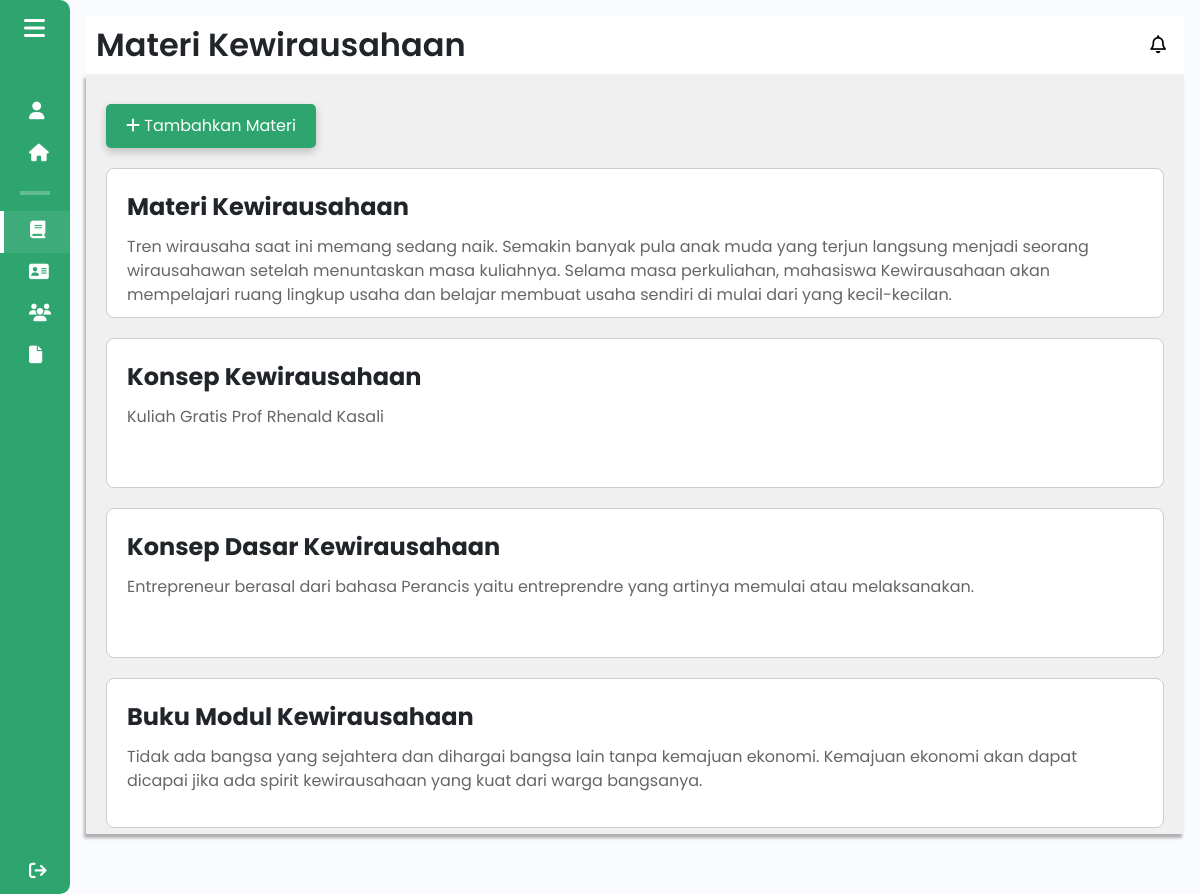
Screenshot of /components/pages/admin/materikewirausahaan_admin.php (signed in) with the database file from the repository.
### tables this page shows
CREATE TABLE `materi_kewirausahaan` (
  `id` int(11) NOT NULL,
  `judul` varchar(30) NOT NULL,
  `file_path` varchar(300) NOT NULL,
  `deskripsi` varchar(1000) NOT NULL
);

### components/pages/admin/materikewirausahaan_admin.php (the view, shortened to what this page needs)
<!DOCTYPE html>
<html lang="en">
<head>
    <link href="https://cdn.lineicons.com/4.0/lineicons.css" rel="stylesheet">
    <link href="https://cdn.jsdelivr.net/npm/bootstrap@5.3.0-alpha3/dist/css/bootstrap.min.css" rel="stylesheet">
    <link rel="stylesheet" href="/Aplikasi-Kewirausahaan/assets/css/admin/materikewirausahaan_admin.css">
</head>
<body>
    <div class="wrapper">
        <?php
        $activePage = 'materikewirausahaan_admin';
        include 'sidebar_admin.php';
        ?>
        <div class="main p-3">
            <div class="main_header">
                <h1>Materi Kewirausahaan</h1>
                <a href="#" class="notification">
                    <i class="fa-regular fa-bell"></i>
                </a>
            </div>
            <div class="main_wrapper">
                <button id="openFormBtn"><i class="fa-solid fa-plus"></i> Tambahkan Materi</button>
                <?php
                include $_SERVER['DOCUMENT_ROOT'] . '/Aplikasi-Kewirausahaan/config/db_connection.php';
                $sql = "SELECT * FROM materi_kewirausahaan";
                $result = $conn->query($sql);
                if ($result === false) {
                    echo "<p>Error pada query: " . $conn->error . "</p>";
                } elseif ($result->num_rows > 0) {
                    while ($row = $result->fetch_assoc()) {
                        echo '<div class="container_materi" onclick="showDetailModal(\'' . $row["id"] . '\', \'' . htmlspecialchars($row["judul"]) . '\', \'' . htmlspecialchars($row["deskripsi"]) . '\', \'' . htmlspecialchars($row["file_path"]) . '\')">';
                        echo '<div class="judul_materi">' . htmlspecialchars($row["judul"]) . '</div>';
                        echo '<div class="deskripsi_materi">' . htmlspecialchars($row["deskripsi"]) . '</div>';
                        echo '</div>';
                    }
                } else {
                    echo "<p>Belum ada materi ditambahkan</p>";
                }
                ?>
            </div>
        </div>
    </div>
</body>
</html>

### components/pages/admin/sidebar_admin.php (shortened to what this page needs)
<!DOCTYPE html>
<html lang="en">
<head>
    <link href="https://cdn.lineicons.com/4.0/lineicons.css" rel="stylesheet" />
    <link href="https://cdn.jsdelivr.net/npm/bootstrap@5.3.0-alpha3/dist/css/bootstrap.min.css" rel="stylesheet"
>
    <link rel="stylesheet" href="/Aplikasi-Kewirausahaan/assets/css/admin/sidebar_admin.css">
</head>
<body>
    <div class="wrapper">
        <aside id="sidebar">
            <div class="d-flex">
                <button class="toggle-btn" type="button">
                    <i class="fa-solid fa-bars"></i>
                </button>
            </div>
            <ul class="sidebar-nav">
                <li class="sidebar-item <?php echo ($activePage == 'profil_admin') ? 'active' : ''; ?>">
                    <a href="profil_admin.php" class="sidebar-link">
                        <i class="fa-solid fa-user"></i>
                    </a>
                </li>
                <li class="sidebar-item <?php echo ($activePage == 'pageadmin') ? 'active' : ''; ?>">
                    <a href="pageadmin.php" class="sidebar-link">
                        <i class="fa-solid fa-house"></i>
                    </a>
                </li>
                <hr>
                <li class="sidebar-item <?php echo ($activePage == 'materikewirausahaan_admin') ? 'active' : ''; ?>">
                    <a href="materikewirausahaan_admin.php" class="sidebar-link">
                        <i class="fa-solid fa-book"></i>
                    </a>
                </li>
                <li class="sidebar-item <?php echo ($activePage == 'daftar_mentor_admin') ? 'active' : ''; ?>">
                    <a href="daftar_mentor_admin.php" class="sidebar-link">
                    <i class="fa-solid fa-address-card"></i>
                    </a>
                </li>
                <li class="sidebar-item <?php echo ($activePage == 'daftar_kelompok_bisnis_admin') ? 'active' : ''; ?>">
                    <a href="daftar_kelompok_bisnis_admin.php" class="sidebar-link">
                        <i class="fa-solid fa-users"></i>
                    </a>
                </li>
                <li class="sidebar-item <?php echo ($activePage == 'daftar_bisnis_kelompok_admin') ? 'active' : ''; ?>">
                    <a href="daftar_bisnis_kelompok_admin.php" class="sidebar-link">
                        <i class="fa-solid fa-file"></i>
                    </a>
                </li>
                <li class="sidebar-item sign-out">
                    <a href="/Aplikasi-Kewirausahaan/components/pages/startdashboard/dashboardawal.php" class="sidebar-link">
                        <i class="fa-solid fa-sign-out"></i>
                    </a>
                </li>
            </ul>
        </aside>
    </div>
</body>
</html>

### assets/css/admin/materikewirausahaan_admin.css (style rules this page uses)
a { text-decoration: none; }
li { list-style: none; }
h1 { font-weight: 600; font-size: 1.5rem; }
body { font-family: "Poppins", sans-serif; overflow: hidden; }
.wrapper { display: flex; }
.main { min-height: 100vh; width: 100%; overflow: hidden; transition: all 0.35s ease-in-out; background-color: #fafbfe; }
#sidebar { width: 70px; min-width: 70px; z-index: 1000; transition: all 0.25s ease-in-out; background-color: #2ea56f; display: flex; flex-direction: column; border-top-right-radius: 10px; border-bottom-right-radius: 10px; }
.toggle-btn { background-color: transparent; cursor: pointer; border: 0; padding: 1rem 1.5rem; }
.toggle-btn i { font-size: 1.5rem; color: #fff; }
.sidebar-nav { padding: 2rem 0; flex: 1 1 auto; }
a.sidebar-link { padding: 0.625rem 1.625rem; color: #fff; display: block; font-size: 0.9rem; white-space: nowrap; border-left: 3px solid transparent; }
.sidebar-link i { font-size: 1.1rem; margin-right: 0.75rem; }
.sidebar-item.active a { background-color: rgba(255, 255, 255, 0.075); border-left: 4px solid white; }
.sidebar-item { position: relative; }
.sign-out { position: fixed; bottom: 0; left: 0; }
.main_wrapper { width: 100%; height: 600px; background-color: #f0f0f0; box-shadow: -2px 4px 3px rgba(0, 0, 0, 0.3); margin: 0 auto; padding: 20px; overflow-y: auto; }
.sidebar-nav hr { border: 2px solid white; margin-right: 20px; margin-left: 20px; }
.main_header { display: flex; justify-content: space-between; align-items: center; padding: 10px; background-color: #fff; }
.main_header h1 { font-size: xx-large; margin: 0; }
.notification { display: flex; align-items: center; text-decoration: none; color: #000; font-size: 18px; }
.notification i { margin-right: 8px; }
.main_wrapper button { background-color: #2ea56f; color: white; padding: 10px 20px; border: none; cursor: pointer; font-size: 16px; margin-top: 10px; border-radius: 5px; box-shadow: 0 4px 8px rgba(0, 0, 0, 0.2); transition: transform 0.2s ease, box-shadow 0.2s ease; }
.container_materi { margin-top: 20px; border: 1px solid #ccc; border-radius: 8px; padding: 20px; padding-right: 25px; background-color: #fff; width: 100%; overflow: hidden; height: 150px; }
.judul_materi { font-size: 24px; font-weight: bold; margin-bottom: 10px; }
.deskripsi_materi { font-size: 16px; max-height: fit-content; color: #666; padding-right: 20px; }

### assets/css/admin/sidebar_admin.css (style rules this page uses)
a { text-decoration: none; }
li { list-style: none; }
h1 { font-weight: 600; font-size: 1.5rem; }
body { font-family: "Poppins", sans-serif; }
.wrapper { display: flex; }
.main { min-height: 100vh; width: 100%; overflow: hidden; transition: all 0.35s ease-in-out; background-color: #fafbfe; }
#sidebar { width: 70px; min-width: 70px; z-index: 1000; transition: all 0.25s ease-in-out; background-color: #2ea56f; display: flex; flex-direction: column; border-top-right-radius: 10px; border-bottom-right-radius: 10px; }
.toggle-btn { background-color: transparent; cursor: pointer; border: 0; padding: 1rem 1.5rem; }
.toggle-btn i { font-size: 1.5rem; color: #fff; }
.sidebar-nav { padding: 2rem 0; flex: 1 1 auto; }
a.sidebar-link { padding: 0.625rem 1.625rem; color: #fff; display: block; font-size: 0.9rem; white-space: nowrap; border-left: 3px solid transparent; }
.sidebar-link i { font-size: 1.1rem; margin-right: 0.75rem; }
.sidebar-item.active a { background-color: rgba(255, 255, 255, 0.075); border-left: 4px solid white; }
.sidebar-item { position: relative; }
.sign-out { position: fixed; bottom: 0; left: 0; }
.main_wrapper { width: 100%; height: 85vh; background-color: #f0f0f0; box-shadow: -2px 4px 3px rgba(0, 0, 0, 0.3); margin: 0 auto; padding: 20px; }
.sidebar-nav hr { border: 2px solid white; margin-right: 20px; margin-left: 20px; }
.main_header { display: flex; justify-content: space-between; align-items: center; padding: 10px; background-color: #fff; }
.main_header h1 { font-size: xx-large; margin: 0; }
.notification { display: flex; align-items: center; text-decoration: none; color: #000; font-size: 18px; }
.notification i { margin-right: 8px; }

### rows the page displays
materi_kewirausahaan: judul "Materi Kewirausahaan", deskripsi "Tren wirausaha saat ini memang sedang naik. Semakin banyak pula anak muda yang terjun langsung menjadi seorang wirausahawan setelah menuntaskan masa kuliahnya. Selama masa perkuliahan, mahasiswa Kewirausahaan akan mempelajari ruang lingkup usaha dan belajar membuat usaha sendiri di mulai dari yang kecil-kecilan."
materi_kewirausahaan: judul "Konsep Kewirausahaan", deskripsi "Kuliah Gratis Prof Rhenald Kasali"
materi_kewirausahaan: judul "Konsep Dasar Kewirausahaan", deskripsi "Entrepreneur berasal dari bahasa Perancis yaitu entreprendre yang artinya memulai atau melaksanakan."
materi_kewirausahaan: judul "Buku Modul Kewirausahaan", deskripsi "Tidak ada bangsa yang sejahtera dan dihargai bangsa lain tanpa kemajuan ekonomi. Kemajuan ekonomi akan dapat dicapai jika ada spirit kewirausahaan yang kuat dari warga bangsanya."
